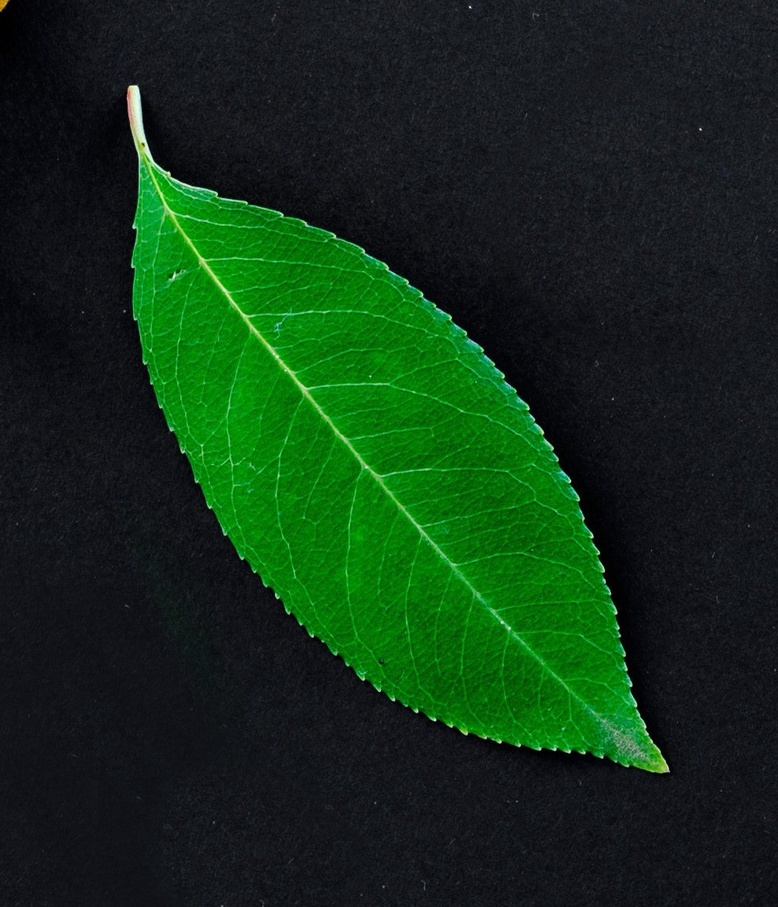
#> input picture object_detection/leaf.jpeg, 778 x 907 px, shrunk from 993 x 1158 before the run
$ jupyter execute 'Leaf Detection.ipynb'
#> lines starting #> are read from the running program, lines starting #| are printed output that depends on the picture; after the words box and inside, x2 and y2 are one past the last pixel; in counts of white or black regions, pixels touching at a corner belong together
## Import required modules

[cell 1]
import cv2
import numpy as np
from matplotlib import pyplot as plt

print('OpenCV Version: ', cv2.__version__)
print('NumPy Version: ', np.__version__)

## Function to view an image

[cell 2]
def viewImage(label, image, cmap = None):

    # Set plot size
    plt.subplots(figsize=(5, 5))

    # Set plot to show image
    plt.imshow(image, cmap=cmap)

    # Set title using label provided
    plt.title(label)

    # Show plot
    plt.show()

## Read and view leaf image

[cell 3]
image = cv2.imread('./leaf.jpeg')
#> image is the input picture: shape (907, 778, 3); mean B, G, R 23.5, 47.3, 17.7
viewImage('Original Image', image)

## Green HSV color representation

[cell 4]
green = np.uint8([[[0, 255, 0 ]]])
green_hsv = cv2.cvtColor(green, cv2.COLOR_BGR2HSV)
print('Green HSV Color: ', green_hsv)

## Converting the image to HSV

[cell 5]
hsv_img = cv2.cvtColor(image, cv2.COLOR_BGR2HSV)
#> hsv_img: shape (907, 778, 3); mean H, S, V 100, 110.6, 50.9
viewImage('HSV Image', hsv_img)

All the greens in the world lie within [45, 100, 50] to [75, 255, 255]

so, range that we'll be using will be:
    - 60–15, 100, 50
    - 60+15, 255, 255

[cell 6]
green_low = np.array([45 , 100, 50] )
green_high = np.array([75, 255, 255])
curr_mask = cv2.inRange(hsv_img, green_low, green_high)
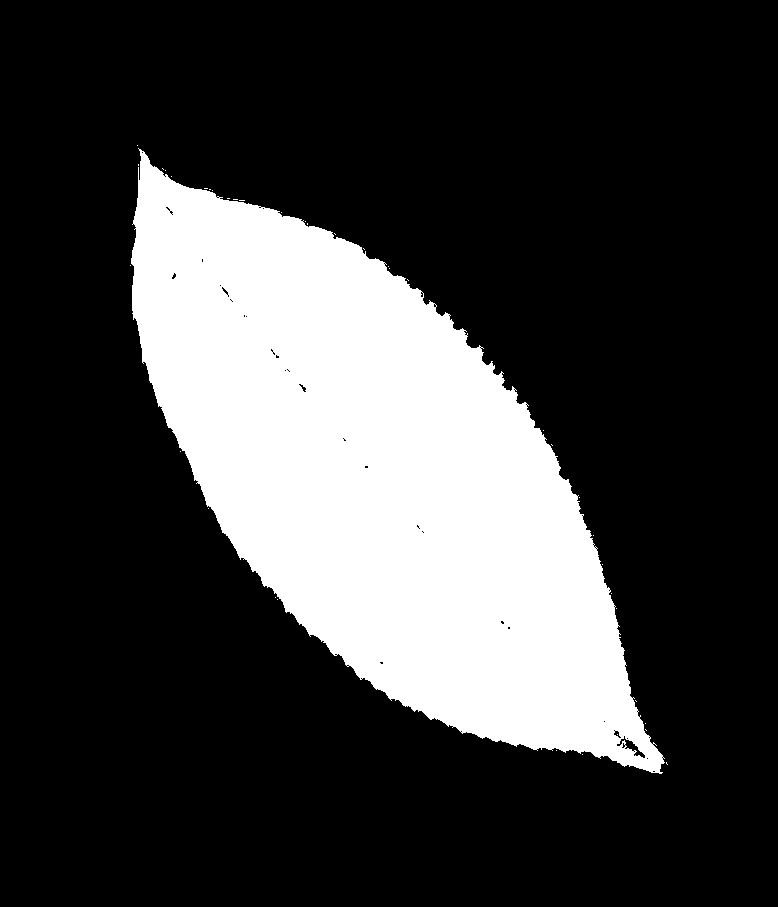
#> curr_mask: shape (907, 778); 23.9% white; 39 white regions (38 under 20 px), largest, box (x1, y1, x2, y2) and area: (131, 148, 665, 774) 168765
hsv_img[curr_mask > 0] = ([75,255,200])
#> hsv_img: shape (907, 778, 3); mean H, S, V 103.3, 114.5, 68.2
viewImage('HSV Image', hsv_img)

### Converting the HSV image to gray inorder to be able to apply contouring

[cell 7]
RGB_again = cv2.cvtColor(hsv_img, cv2.COLOR_HSV2RGB)
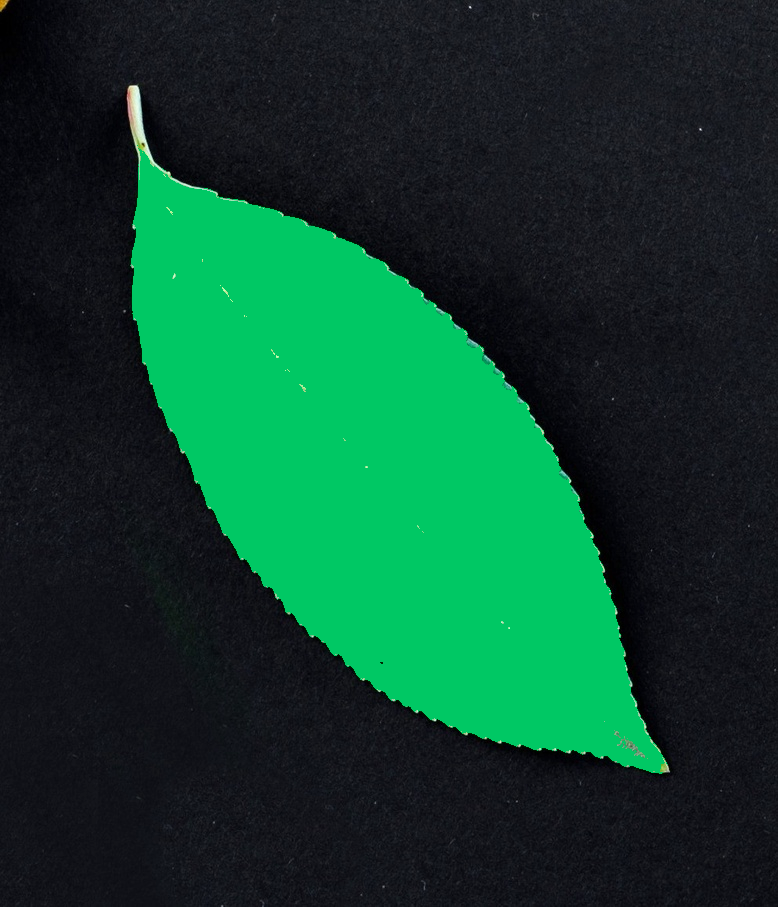
#> RGB_again: shape (907, 778, 3); mean R, G, B 14.7, 64, 44
gray = cv2.cvtColor(RGB_again, cv2.COLOR_RGB2GRAY)
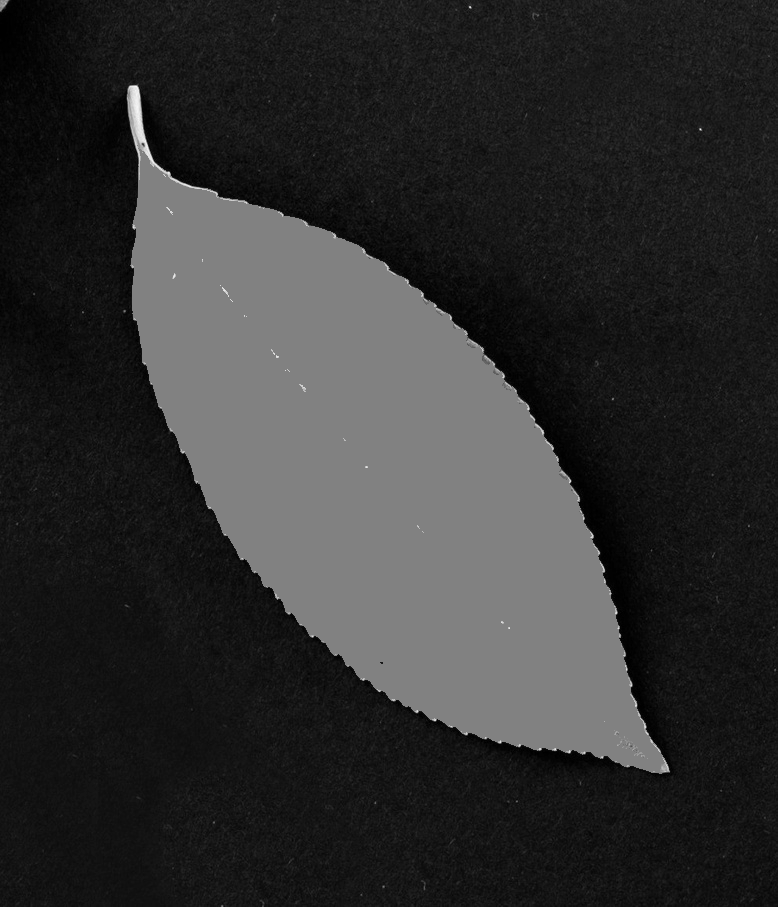
#> gray: shape (907, 778); min 0, max 247, mean 46.9
viewImage('Grey Image', gray, 'gray')

[cell 8]
ret, threshold = cv2.threshold(gray, 90, 255, 0)
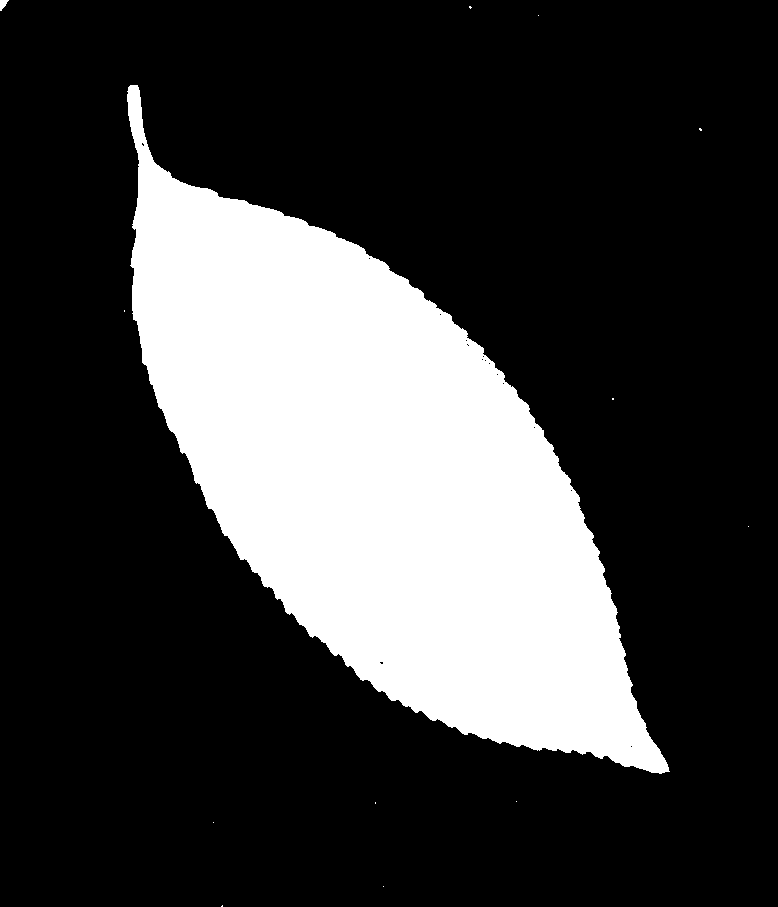
#> threshold: shape (907, 778); 24.3% white; 13 white regions (11 under 20 px)
viewImage('Threshold', threshold, 'gray')

[cell 9]
contours, hierarchy =  cv2.findContours(threshold,cv2.RETR_TREE,cv2.CHAIN_APPROX_SIMPLE)
#> contours = 29 contours, 27 with area under 20; largest, box (x1, y1, x2, y2) and area: (127, 85, 670, 774) 170752, (0, 0, 9, 11) 44
cv2.drawContours(image, contours, -1, (255, 0, 0), 3)
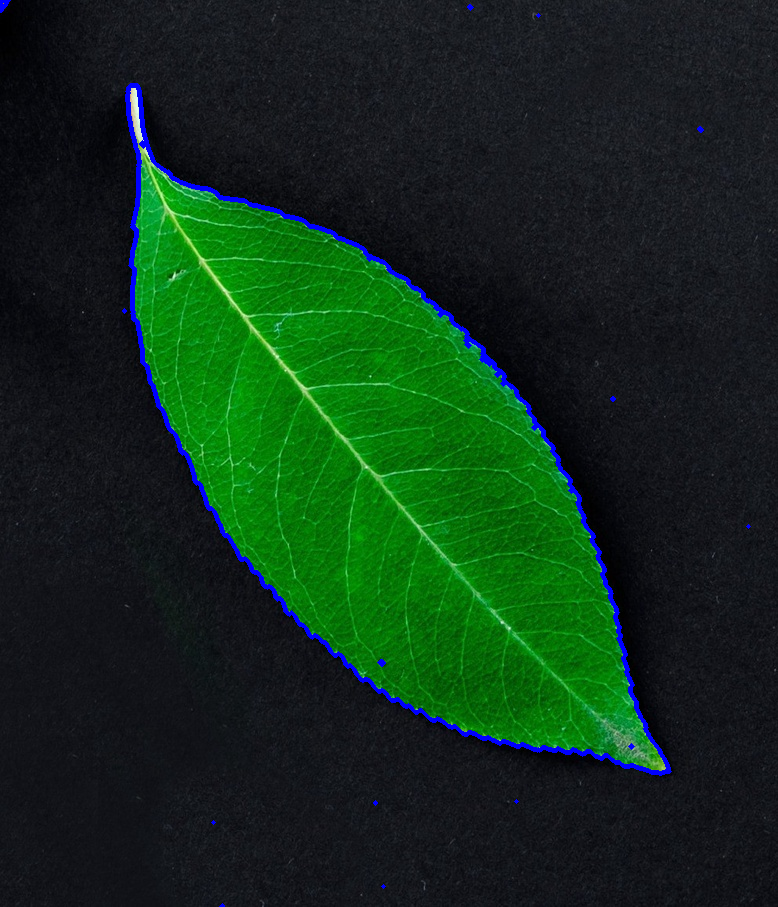
#> image: shape (907, 778, 3); 1.4% of pixels changed, all inside (x1, y1, x2, y2) = (0, 0, 751, 907)
viewImage('Image with contours', image)

## Function to get the largest contour

[cell 10]
def findGreatesContour(contours):

    # Initialize largest area
    largest_area = 0

    # Initialize largest contour index
    largest_contour_index = -1

    # Get largest contour
    i = 0
    total_contours = len(contours)
#> total_contours = 29
    # For every contour
    while (i < total_contours ):

        # Get area
        area = cv2.contourArea(contours[i])

        # If area greater than largest then set contour as largest
        if(area > largest_area):
            largest_area = area
            largest_contour_index = i

        i+=1
#> this loop made 29 passes
#> (area, largest_area) on pass 10: (170751.5, 170751.5)
#> area on pass 29: 43.5
#> after the loop, i = 29; largest_area = 170751.5; largest_contour_index = 9

    # Return largest area, largest contour index
    return largest_area, largest_contour_index

Since there seem to be irregularities in the background as well. We can get the largest contour. The largest contour is the leaf.

[cell 11]
largest_area, largest_contour_index = findGreatesContour(contours)
#> largest_area = 170751.5; largest_contour_index = 9

print('Largest Area: ', largest_area)
#| Largest Area:  170751.5
print('Largest Contour Index: ', largest_contour_index)
#| Largest Contour Index:  9
print('Total Contours: ', len(contours))
#| Total Contours:  29
